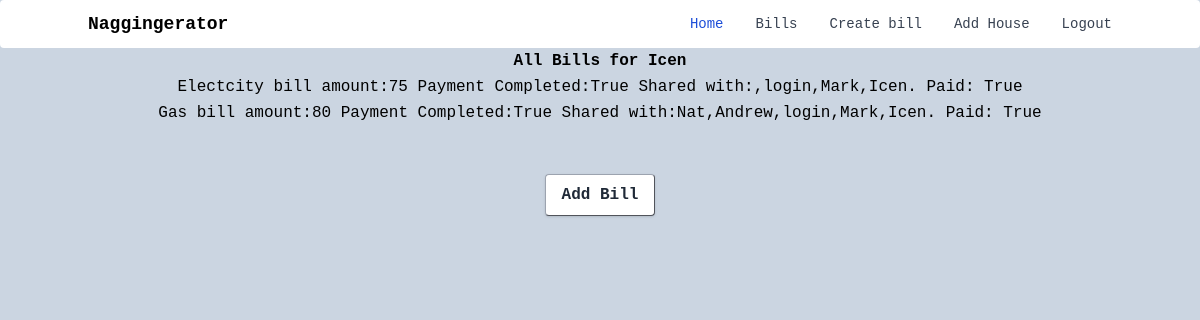
Screenshot of /Bills (signed in) with the database file from the repository.
### db_schema.py (models this page shows, shortened)
class User(UserMixin, db.Model):
    __tablename__='users'
    id = db.Column(db.Integer, primary_key=True)
    username = db.Column(db.String(20), unique=True)
    password_hash = db.Column(db.String(30))
    bills = db.relationship('Bills', backref='user', lazy='dynamic')
    bill_completion = db.relationship('User_Bill', backref='User_completion', lazy='dynamic')
    notfications = db.relationship('Notfications', backref='user_notfications', lazy='dynamic')
    house_members = db.relationship('Households', backref='house_members', lazy='dynamic')
    email = db.Column(db.String(30))

class Bills(db.Model):
    __tablename__='bills'
    id = db.Column(db.Integer, primary_key=True)
    name = db.Column(db.Text())
    amount = db.Column(db.Integer())
    shared_with = db.Column(db.Text())
    user_id = db.Column(db.Integer(), db.ForeignKey('users.id'))  # this ought to be a "foreign key"
    completion= db.Column(db.Boolean)
    bill_completion = db.relationship('User_Bill', backref='bills_completion', lazy='dynamic')

class User_Bill(db.Model):
    __tablename__ = 'completion'
    id = db.Column(db.Integer, primary_key=True)
    user_id = db.Column(db.Integer(), db.ForeignKey('users.id'))
    bill_id = db.Column(db.Integer(), db.ForeignKey('bills.id'))
    user_bill_completion= db.Column(db.Boolean)

### cwk.py (the view)
@app.route('/Bills', methods=['GET'])
def bill():
    if not current_user.is_authenticated:
        return redirect('/login')
    users = User.query.all() # might be the issue
    bills = Bills.query.filter_by(user_id=current_user.id).all()
    user_bills = []
    for bill in bills:
        user_bills += User_Bill.query.filter_by(bill_id=bill.id).all()
    return render_template('Bills.html', users=users, bills=bills,user_bills=user_bills)

### cwk.py (called while the page is built)
@login_manager.user_loader
def load_user(user_id):
    return User.query.get(int(user_id))

### templates/Bills.html (shortened to what this page needs)
{% extends 'base1.html' %}
{% block body %}
    <div class="content">
        <table>
            <thead>
                <tr>
                    <th width='2000px'>All Bills for {{current_user.username}}</th>
                </tr>
            </thead>
            <tbody>
                {% set count = namespace(value=0) %}
                {% for entry in bills %}
                <tr>
                    <td>{{entry.name}} amount:{{entry.amount}} Payment Completed:{{entry.completion}} Shared with:{{entry.shared_with}}. Paid: {{user_bills[count.value].user_bill_completion}}
                            {% set count.value = count.value + 1 %}
                    </td>
                </tr>
                {% else %}
                <tr>
                    <td>no entries</td>
                </tr>
                {% endfor %}
            </tbody>
        </table>
        <br>
    <br>
        <form action='/createBill'>
            <button class="bg-white hover:bg-gray-100 text-gray-800 font-semibold py-2 px-4 border border-gray-400 rounded shadow">
                Add Bill
            </button>
        </form>
    </div>
</div>
{% endblock %}

### templates/base1.html (shortened to what this page needs)
<!DOCTYPE html>
<html lang="en">
    <head class="font-mono">
        <link rel="stylesheet" href={{ url_for('static', filename='css/main.css') }}  />
    </head>
    <nav class="bg-white border-gray-200 px-2 sm:px-4 py-2.5 rounded dark:bg-gray-800 font-mono">
        <div class="container flex flex-wrap justify-between items-center mx-auto">
            <a href="/" class="flex">
                <span class="self-center text-lg font-semibold whitespace-nowrap dark:text-white">Naggingerator</span>
            </a>
            <div class="hidden w-full md:block md:w-auto" id="mobile-menu">
            <ul class="flex flex-col mt-4 md:flex-row md:space-x-8 md:mt-0 md:text-sm md:font-medium">
                <li>
                <a href="/indexLogged" class="block py-2 pr-4 pl-3 text-white bg-blue-700 rounded md:bg-transparent md:text-blue-700 md:p-0 dark:text-white" aria-current="page">Home</a>
                </li>
                <li>
                <a href="/Bills" class="block py-2 pr-4 pl-3 text-gray-700 border-b border-gray-100 hover:bg-gray-50 md:hover:bg-transparent md:border-0 md:hover:text-blue-700 md:p-0 dark:text-gray-400 md:dark:hover:text-white dark:hover:bg-gray-700 dark:hover:text-white md:dark:hover:bg-transparent dark:border-gray-700">Bills</a>
                </li>
                <li>
                <a href="/createBill" class="block py-2 pr-4 pl-3 text-gray-700 border-b border-gray-100 hover:bg-gray-50 md:hover:bg-transparent md:border-0 md:hover:text-blue-700 md:p-0 dark:text-gray-400 md:dark:hover:text-white dark:hover:bg-gray-700 dark:hover:text-white md:dark:hover:bg-transparent dark:border-gray-700">Create bill</a>
                </li>
                <li>
                <a href="/addHouse" class="block py-2 pr-4 pl-3 text-gray-700 border-b border-gray-100 hover:bg-gray-50 md:hover:bg-transparent md:border-0 md:hover:text-blue-700 md:p-0 dark:text-gray-400 md:dark:hover:text-white dark:hover:bg-gray-700 dark:hover:text-white md:dark:hover:bg-transparent dark:border-gray-700">Add House</a>
                </li>
                <li>
                <a href="/logout" class="block py-2 pr-4 pl-3 text-gray-700 border-b border-gray-100 hover:bg-gray-50 md:hover:bg-transparent md:border-0 md:hover:text-blue-700 md:p-0 dark:text-gray-400 md:dark:hover:text-white dark:hover:bg-gray-700 dark:hover:text-white md:dark:hover:bg-transparent dark:border-gray-700">Logout</a>
                </li>
            </ul>
            </div>
        </div>
    </nav>
    <body class="bg-slate-300 text-center font-mono" >
        <div class="flex justify-center h-screen">
            <div class="lg:content-auto">
                {% block body %} {% endblock %}
            </div>
    </body>
</html>

### static/css/main.css (style rules this page uses)
html { line-height:1.5;-webkit-text-size-adjust:100%;-moz-tab-size:4;tab-size:4;font-family:ui-sans-serif, system-ui, -apple-system, BlinkMacSystemFont, "Segoe UI", Roboto, "Helvetica Neue", Arial, "Noto Sans", sans-serif, "Apple Color Emoji", "Segoe UI Emoji", "Segoe UI Symbol", "Noto Color Emoji" }
body { margin:0;line-height:inherit }
a { color:inherit;text-decoration:inherit }
table { text-indent:0;border-color:inherit;border-collapse:collapse }
button,input,optgroup,select,textarea { font-family:inherit;font-size:100%;line-height:inherit;color:inherit;margin:0;padding:0 }
button,select { text-transform:none }
[type=button],[type=reset],[type=submit],button { -webkit-appearance:button;background-color:transparent;background-image:none }
menu,ol,ul { list-style:none;margin:0;padding:0 }
[role=button],button { cursor:pointer }
.container { width:100% }
@media (min-width: 640px) { .container { max-width:640px } }
@media (min-width: 768px) { .container { max-width:768px } }
@media (min-width: 1024px) { .container { max-width:1024px } }
.mx-auto { margin-left:auto;margin-right:auto }
.mt-4 { margin-top:1rem }
.block { display:block }
.flex { display:flex }
.hidden { display:none }
.h-screen { height:100vh }
.w-full { width:100% }
.flex-col { flex-direction:column }
.flex-wrap { flex-wrap:wrap }
.items-center { align-items:center }
.justify-center { justify-content:center }
.justify-between { justify-content:space-between }
.self-center { align-self:center }
.whitespace-nowrap { white-space:nowrap }
.rounded { border-radius:0.25rem }
.border { border-width:1px }
.border-b { border-bottom-width:1px }
.border-gray-200 { --tw-border-opacity:1;border-color:rgb(229 231 235 / var(--tw-border-opacity)) }
.border-gray-100 { --tw-border-opacity:1;border-color:rgb(243 244 246 / var(--tw-border-opacity)) }
.border-gray-400 { --tw-border-opacity:1;border-color:rgb(156 163 175 / var(--tw-border-opacity)) }
.bg-slate-300 { --tw-bg-opacity:1;background-color:rgb(203 213 225 / var(--tw-bg-opacity)) }
.bg-white { --tw-bg-opacity:1;background-color:rgb(255 255 255 / var(--tw-bg-opacity)) }
.bg-blue-700 { --tw-bg-opacity:1;background-color:rgb(29 78 216 / var(--tw-bg-opacity)) }
.px-2 { padding-left:0.5rem;padding-right:0.5rem }
.py-2\.5 { padding-top:0.625rem;padding-bottom:0.625rem }
.py-2 { padding-top:0.5rem;padding-bottom:0.5rem }
.px-4 { padding-left:1rem;padding-right:1rem }
.pr-4 { padding-right:1rem }
.pl-3 { padding-left:0.75rem }
.text-center { text-align:center }
.font-mono { font-family:ui-monospace, SFMono-Regular, Menlo, Monaco, Consolas, "Liberation Mono", "Courier New", monospace }
.text-lg { font-size:1.125rem;line-height:1.75rem }
.font-semibold { font-weight:600 }
.text-white { --tw-text-opacity:1;color:rgb(255 255 255 / var(--tw-text-opacity)) }
.text-gray-700 { --tw-text-opacity:1;color:rgb(55 65 81 / var(--tw-text-opacity)) }
.text-gray-800 { --tw-text-opacity:1;color:rgb(31 41 55 / var(--tw-text-opacity)) }
.shadow { --tw-shadow:0 1px 3px 0 rgb(0 0 0 / 0.1), 0 1px 2px -1px rgb(0 0 0 / 0.1);--tw-shadow-colored:0 1px 3px 0 var(--tw-shadow-color), 0 1px 2px -1px var(--tw-shadow-color);box-shadow:var(--tw-ring-offset-shadow, 0 0 #0000), var(--tw-ring-shadow, 0 0 #0000), var(--tw-shadow) }
@media (min-width: 640px) { .sm\:px-4 { padding-left:1rem;padding-right:1rem } }
@media (min-width: 768px) { .md\:mt-0 { margin-top:0px } }
@media (min-width: 768px) { .md\:block { display:block } }
@media (min-width: 768px) { .md\:w-auto { width:auto } }
@media (min-width: 768px) { .md\:flex-row { flex-direction:row } }
@media (min-width: 768px) { .md\:space-x-8 > :not([hidden]) ~ :not([hidden]) { --tw-space-x-reverse:0;margin-right:calc(2rem * var(--tw-space-x-reverse));margin-left:calc(2rem * calc(1 - var(--tw-space-x-reverse))) } }
@media (min-width: 768px) { .md\:border-0 { border-width:0px } }
@media (min-width: 768px) { .md\:bg-transparent { background-color:transparent } }
@media (min-width: 768px) { .md\:p-0 { padding:0px } }
@media (min-width: 768px) { .md\:text-sm { font-size:0.875rem;line-height:1.25rem } }
@media (min-width: 768px) { .md\:font-medium { font-weight:500 } }
@media (min-width: 768px) { .md\:text-blue-700 { --tw-text-opacity:1;color:rgb(29 78 216 / var(--tw-text-opacity)) } }
@media (min-width: 1024px) { .lg\:content-auto { content-visibility: auto; } }

### rows the page displays
User: username "Icen"
Bills: name "Electcity bill", amount "75", completion "True", shared_with ",login,Mark,Icen"
User_Bill: user_bill_completion "True"
Bills: name "Gas bill", amount "80", completion "True", shared_with "Nat,Andrew,login,Mark,Icen"
User_Bill: user_bill_completion "True"
